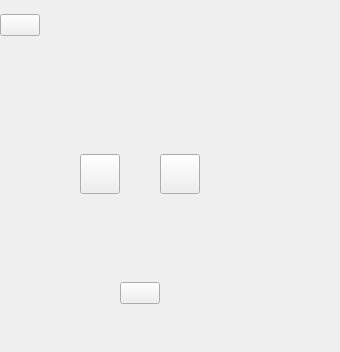
      <widget class="QWidget" name="level5">
       <layout class="QGridLayout" name="gridLayout_12">
        <property name="leftMargin">
         <number>0</number>
        </property>
        <property name="topMargin">
         <number>0</number>
        </property>
        <property name="rightMargin">
         <number>0</number>
        </property>
        <property name="bottomMargin">
         <number>0</number>
        </property>
        <property name="spacing">
         <number>0</number>
        </property>
        <item row="0" column="0" colspan="9">
         <widget class="QLabel" name="level5Logo">
          <property name="text">
           <string/>
          </property>
         </widget>
        </item>
        <item row="4" column="6">
         <widget class="QPushButton" name="level5_2Right">
          <property name="sizePolicy">
           <sizepolicy hsizetype="Expanding" vsizetype="Preferred">
            <horstretch>0</horstretch>
            <verstretch>0</verstretch>
           </sizepolicy>
          </property>
          <property name="text">
           <string/>
          </property>
         </widget>
        </item>
        <item row="4" column="2">
         <widget class="QPushButton" name="level5_2Left">
          <property name="sizePolicy">
           <sizepolicy hsizetype="Expanding" vsizetype="Preferred">
            <horstretch>0</horstretch>
            <verstretch>0</verstretch>
           </sizepolicy>
          </property>
          <property name="text">
           <string/>
          </property>
         </widget>
        </item>
        <item row="1" column="1" colspan="2">
         <spacer name="horizontalSpacer_37">
          <property name="orientation">
           <enum>Qt::Horizontal</enum>
          </property>
          <property name="sizeHint" stdset="0">
           <size>
            <width>40</width>
            <height>20</height>
           </size>
          </property>
         </spacer>
        </item>
        <item row="1" column="6" colspan="2">
         <spacer name="horizontalSpacer_38">
          <property name="orientation">
           <enum>Qt::Horizontal</enum>
          </property>
          <property name="sizeHint" stdset="0">
           <size>
            <width>40</width>
            <height>20</height>
           </size>
          </property>
         </spacer>
        </item>
        <item row="6" column="3" rowspan="2" colspan="3">
         <widget class="QPushButton" name="level5_2Play">
          <property name="text">
           <string/>
          </property>
         </widget>
        </item>
        <item row="2" column="5">
         <widget class="QLabel" name="level5Star3">
          <property name="text">
           <string/>
          </property>
         </widget>
        </item>
        <item row="1" column="3" colspan="3">
         <widget class="QLabel" name="level5Trackname">
          <property name="text">
           <string/>
          </property>
         </widget>
        </item>
        <item row="2" column="4">
         <widget class="QLabel" name="level5Star2">
          <property name="text">
           <string/>
          </property>
         </widget>
        </item>
        <item row="3" column="3" rowspan="3" colspan="3">
         <widget class="QLabel" name="level5Trackpic">
          <property name="text">
           <string/>
          </property>
         </widget>
        </item>
        <item row="2" column="3">
         <widget class="QLabel" name="level5Star1">
          <property name="text">
           <string/>
          </property>
         </widget>
        </item>
        <item row="4" column="0">
         <spacer name="verticalSpacer_65">
          <property name="orientation">
           <enum>Qt::Vertical</enum>
          </property>
          <property name="sizeHint" stdset="0">
           <size>
            <width>20</width>
            <height>40</height>
           </size>
          </property>
         </spacer>
        </item>
        <item row="7" column="0">
         <spacer name="verticalSpacer_62">
          <property name="orientation">
           <enum>Qt::Vertical</enum>
          </property>
          <property name="sizeHint" stdset="0">
           <size>
            <width>20</width>
            <height>78</height>
           </size>
          </property>
         </spacer>
        </item>
        <item row="1" column="8">
         <spacer name="level5HorizontalSpacer">
          <property name="orientation">
           <enum>Qt::Horizontal</enum>
          </property>
          <property name="sizeType">
           <enum>QSizePolicy::Fixed</enum>
          </property>
          <property name="sizeHint" stdset="0">
           <size>
            <width>100</width>
            <height>20</height>
           </size>
          </property>
         </spacer>
        </item>
        <item row="3" column="0">
         <spacer name="verticalSpacer_66">
          <property name="orientation">
           <enum>Qt::Vertical</enum>
          </property>
          <property name="sizeHint" stdset="0">
           <size>
            <width>20</width>
            <height>40</height>
           </size>
          </property>
         </spacer>
        </item>
        <item row="2" column="0">
         <spacer name="verticalSpacer_61">
          <property name="orientation">
           <enum>Qt::Vertical</enum>
          </property>
          <property name="sizeHint" stdset="0">
           <size>
            <width>20</width>
            <height>78</height>
           </size>
          </property>
         </spacer>
        </item>
        <item row="6" column="0">
         <spacer name="verticalSpacer_63">
          <property name="orientation">
           <enum>Qt::Vertical</enum>
          </property>
          <property name="sizeHint" stdset="0">
           <size>
            <width>20</width>
            <height>40</height>
           </size>
          </property>
         </spacer>
        </item>
        <item row="1" column="0">
         <widget class="QPushButton" name="level5_2Main">
          <property name="text">
           <string/>
          </property>
         </widget>
        </item>
        <item row="5" column="0">
         <spacer name="verticalSpacer_64">
          <property name="orientation">
           <enum>Qt::Vertical</enum>
          </property>
          <property name="sizeHint" stdset="0">
           <size>
            <width>20</width>
            <height>40</height>
           </size>
          </property>
         </spacer>
        </item>
        <item row="7" column="1">
         <spacer name="horizontalSpacer_15">
          <property name="orientation">
           <enum>Qt::Horizontal</enum>
          </property>
          <property name="sizeHint" stdset="0">
           <size>
            <width>40</width>
            <height>20</height>
           </size>
          </property>
         </spacer>
        </item>
        <item row="7" column="7">
         <spacer name="horizontalSpacer_29">
          <property name="orientation">
           <enum>Qt::Horizontal</enum>
          </property>
          <property name="sizeHint" stdset="0">
           <size>
            <width>40</width>
            <height>20</height>
           </size>
          </property>
         </spacer>
        </item>
       </layout>
       <zorder>level5Trackname</zorder>
       <zorder>level5Logo</zorder>
       <zorder>level5_2Left</zorder>
       <zorder>level5_2Right</zorder>
       <zorder>level5_2Play</zorder>
       <zorder>level5Trackpic</zorder>
       <zorder>level5_2Main</zorder>
       <zorder>level5Star1</zorder>
       <zorder>level5Star2</zorder>
       <zorder>level5Star3</zorder>
       <zorder>horizontalSpacer_15</zorder>
       <zorder>horizontalSpacer_29</zorder>
      </widget>
